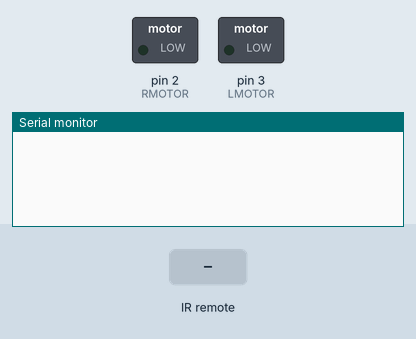
Recording of a sketch running on a simulated Arduino Uno, built with avr-gcc and run on an emulated ATmega328P. On the bench: switched loads named in the sketch (green lamp = pin HIGH), the last lines printed to the serial monitor. Inputs (shaded band) come from the test bench. Random numbers use the default seed unless the sketch sets one.

Above: at 1.2 s.
1.3 s: infrared code 0xFF9867 received
At 2.1 s:
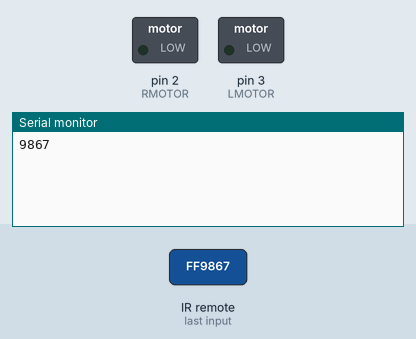
2.8 s: infrared code 0xFFA25D received
At 3.2 s:
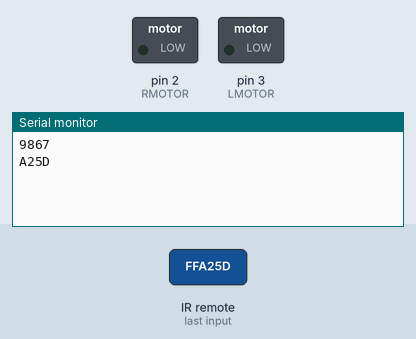
4.3 s: infrared code 0xFF629D received
At 5.6 s:
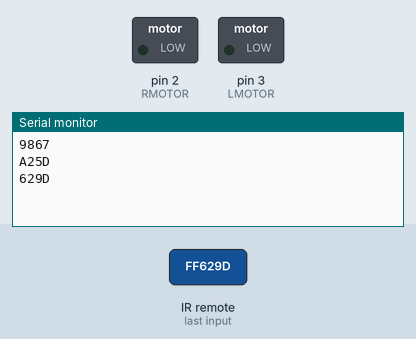

The sketch:

XiaoBrushBot_BlackRemote.ino
```cpp
// XiaoBrushBot_Black.ino
// Brush Bot V1 with Black Remote
// MGP 2021

// Load hardware definitions & infrared codes
#include "XiaoBrushBot.h"
#include "Black_IR_Remote_codes.h"


// Infrared receiver
#include <IRremote.h>
IRrecv irrecv(IRRCV_PIN);
decode_results results;

unsigned Tick;
unsigned MODE = MODE_REMOTE_CONTROL;
unsigned Message = 0;
unsigned LastMessage = 0;
unsigned Speed = 0;
bool Left_Turn = false;
bool Right_Turn = false;

void setup() {

  Serial.begin(115200); // open serial port

  irrecv.enableIRIn(); // Start the IR receiver

  pinMode(LMOTOR, OUTPUT);
  pinMode(RMOTOR, OUTPUT);
  digitalWrite(LMOTOR, LOW);
  digitalWrite(RMOTOR, LOW);

  Tick = 0;

}

void loop() {

  // get IR message
  if (irrecv.decode(&results)) { // if new message received
    Message = results.value;
    if (Message==IRCODE_REPEAT) Message = LastMessage;
    else LastMessage = Message;

    Serial.println(Message,HEX);

    Left_Turn = false;
    Right_Turn = false;
    switch (Message){
       case IRCODE_STAR: // kick starter
          digitalWrite(RMOTOR, HIGH);
          digitalWrite(LMOTOR, HIGH);
          delay(200);
          Speed = 50;
          break;
       case IRCODE_UP:
          Speed += ACCELERATION;
          if (Speed>100) Speed = 100;
          break;
       case IRCODE_DOWN:
          // Speed is Unsigned, >=0
          if (Speed>=ACCELERATION) Speed -= ACCELERATION;
          else Speed = 0;
          break;
       case IRCODE_LEFT:
          Left_Turn = true;
          break;
       case IRCODE_RIGHT:
          Right_Turn = true;
          break;
       case IRCODE_OK:
          Speed = 0;
          break;
       }

//    Serial.print("Speed = " );  Serial.print(Speed);
//    Serial.print(", Left_Turn = "); Serial.print(Left_Turn);
//    Serial.println(", Right_Turn = "); Serial.println(Right_Turn);

    irrecv.resume(); // Receive the next value

  }

  // move
  digitalWrite(LMOTOR, LOW);
  digitalWrite(RMOTOR, LOW);
  if (Left_Turn) {
    digitalWrite(RMOTOR, HIGH);
  }
  else if (Right_Turn) {
    digitalWrite(LMOTOR, HIGH);
  }
      else {
        if (random(100) < Speed ) digitalWrite(LMOTOR, HIGH);
        if (random(100) < Speed ) digitalWrite(RMOTOR, HIGH);
      }

  delay(1);
  Tick++;
}
```

Black_IR_Remote_codes.h
```cpp
// IR codes for Black IR remotes
// These remotes use NEC protocol but not NEC codes
// e.g. 0 on these remotes is CH- on an NEC remote
#define IRCODE_0 0xFF9867
#define IRCODE_1 0xFFA25D
#define IRCODE_2 0xFF629D
#define IRCODE_3 0xFFE21D
#define IRCODE_4 0xFF22DD
#define IRCODE_5 0xFF02FD
#define IRCODE_6 0xFFC23D
#define IRCODE_7 0xFFE01F
#define IRCODE_8 0xFFA857
#define IRCODE_9 0xFF906F
#define IRCODE_STAR 0xFF6897
#define IRCODE_HASH 0xFFB04F
#define IRCODE_LEFT 0xFF10EF
#define IRCODE_RIGHT 0xFF5AA5
#define IRCODE_UP 0xFF18E7
#define IRCODE_DOWN 0xFF4AB5
#define IRCODE_OK 0xFF38C7
#define IRCODE_REPEAT 0xFFFFFFFF

// additional NEC codes not used on these remotes
#define IRCODE_ANC1 0xFF30CF
#define IRCODE_ANC2 0xFF7A85
#define IRCODE_ANC3 0xFF52AD
```

XiaoBrushBot.h
```cpp
// BrushBot V1 firmware definitions
// MGP 2021

#define IRRCV_PIN 0
#define RMOTOR 2
#define LMOTOR 3
#define ACCELERATION 10

// Behaviour modes
#define MODE_NOT_SET 0
#define MODE_MODE_SELECT  1
#define MODE_REMOTE_CONTROL  2
#define MODE_LINEFOLLOW 3
```

Measured:
- after the input at 1.3 s, the serial monitor: prints a new line at once (image 1)
- after the input at 2.8 s, the serial monitor: prints a new line at once (image 2)
- after the input at 4.3 s, the serial monitor: prints a new line at once (image 3)
